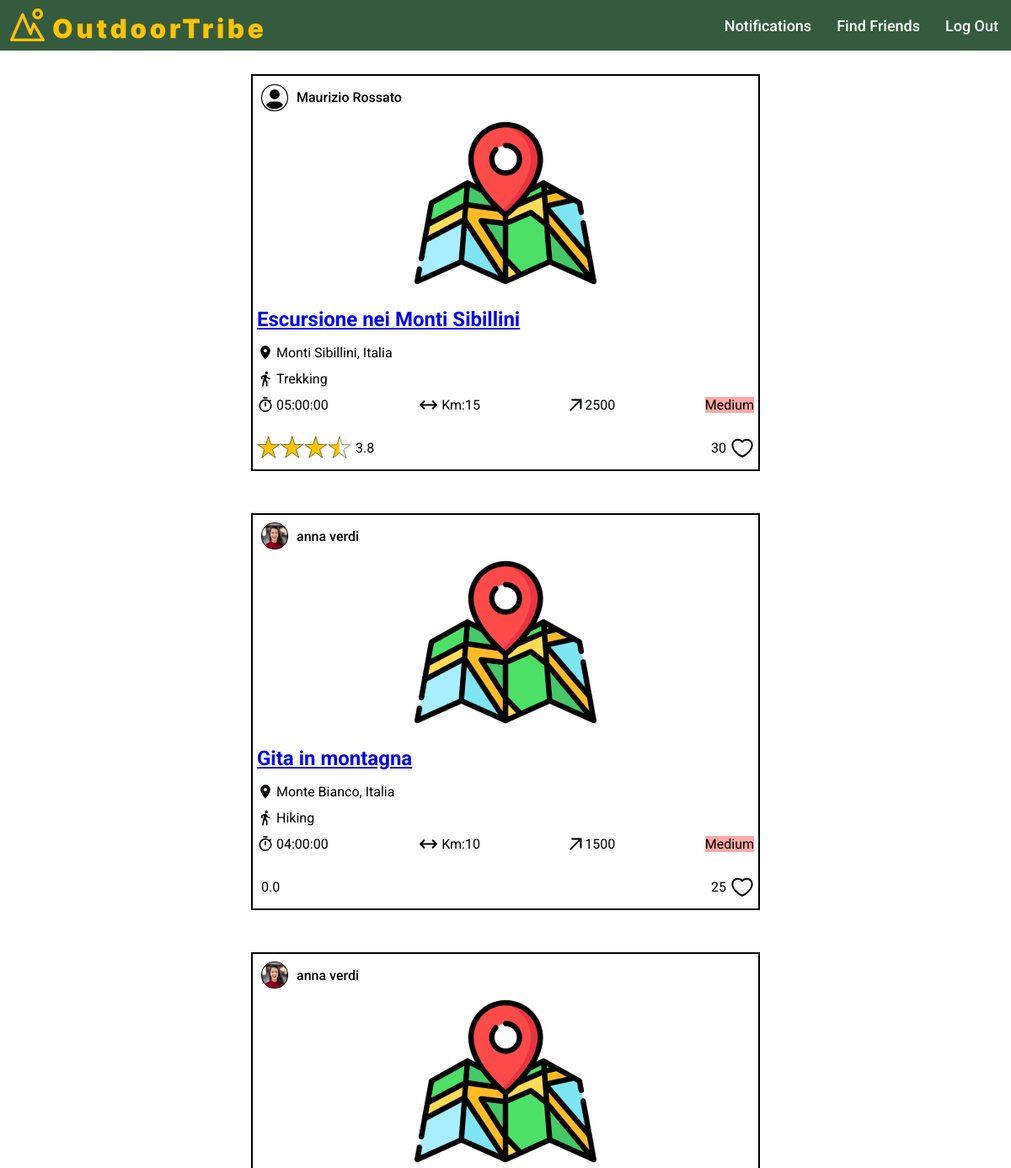
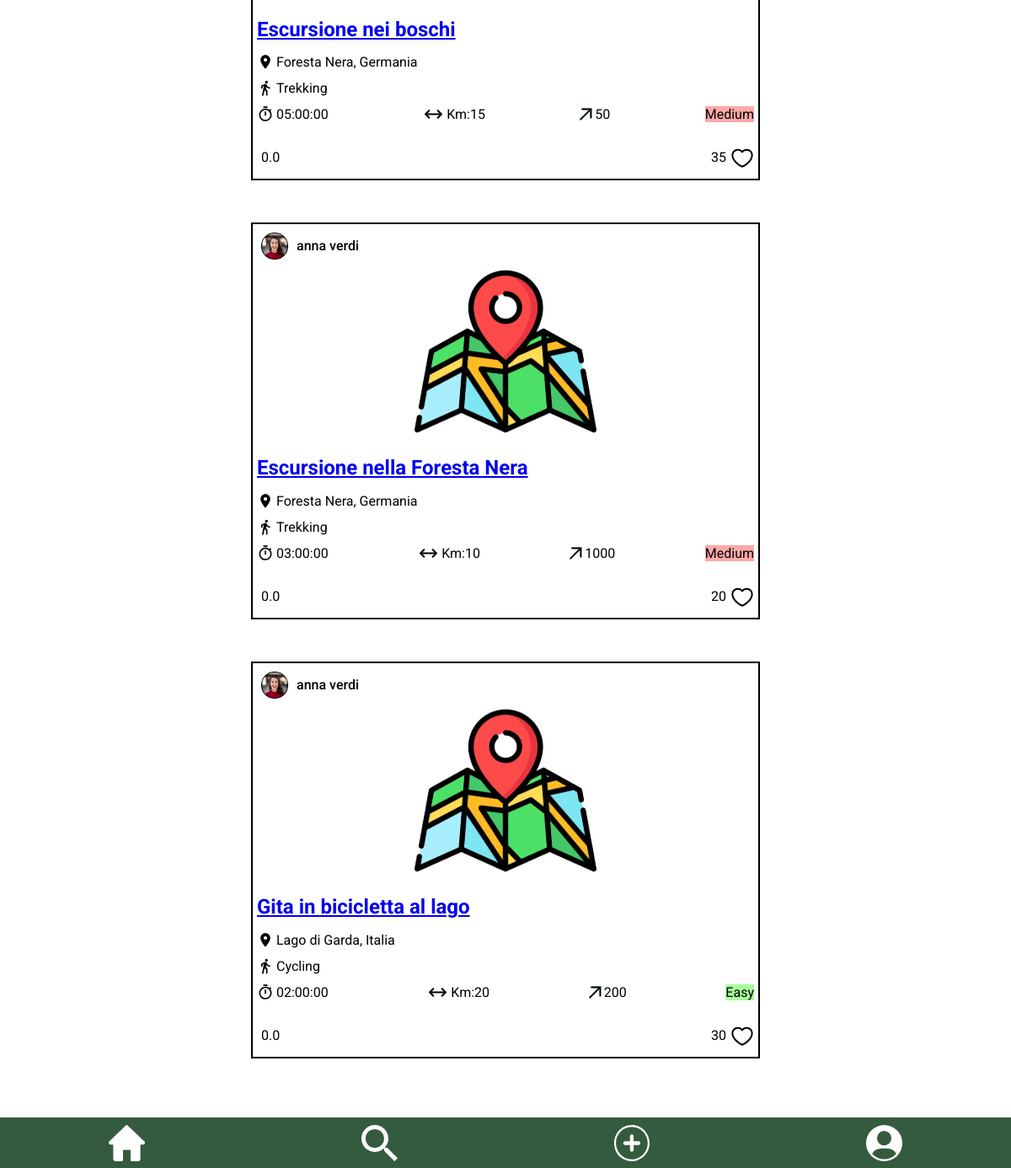
The app's page /public/homepage.php with its own data (2 pictures, top to bottom).
### tables this page shows
CREATE TABLE `post` (
  `id` int NOT NULL,
  `user_id` int NOT NULL,
  `title` varchar(255) NOT NULL,
  `location` varchar(100) NOT NULL,
  `activity` varchar(100) NOT NULL,
  `duration` time NOT NULL,
  `length` float NOT NULL,
  `max_altitude` float NOT NULL,
  `min_altitude` float NOT NULL,
  `max_ascent` float NOT NULL,
  `min_descent` float NOT NULL,
  `difficulty` varchar(6) NOT NULL,
  `likes` int DEFAULT NULL,
  `created_at` timestamp NOT NULL DEFAULT CURRENT_TIMESTAMP
);

CREATE TABLE `user` (
  `id` int NOT NULL,
  `name` varchar(100) NOT NULL,
  `surname` varchar(100) NOT NULL,
  `email` varchar(100) NOT NULL,
  `password` varchar(100) NOT NULL
);

CREATE TABLE `photo` (
  `id` int NOT NULL,
  `post_id` int DEFAULT NULL,
  `user_id` int DEFAULT NULL,
  `name` text NOT NULL
);

### templates/post/post.php (the view)
<div class="post-container">
  <div class="username-container">
    <img class="user-picture" src="<?php echo $profile_photo_url; ?>" alt="username-picture">
    <p class="username"><?php echo $username; ?></p>
  </div>
  <div class="photo-container">
    <div class="map">
      <img src="./../assets/icons/map.svg" alt="post-picture">
    </div>
  </div>
  <div class="info-container">
    <div class="title">
      <?php if (!$is_post_details) : ?>
        <h2><a href="post_details.php?id=<?php echo $post_id; ?>"><?php echo $title; ?></a></h2>
      <?php else : ?>
        <h2><?php echo $title; ?></h2>
      <?php endif; ?>
    </div>
    <div class="location">
      <img src="./../assets/icons/location.svg" alt="location-icon">
      <p><?php echo $location; ?></p>
    </div>
    <div class="activity">
      <img src="./../assets/icons/activity.svg" alt="activity-icon">
      <p><?php echo $activity; ?></p>
    </div>
    <div class="details-container">
      <div class="duration">
        <img src="./../assets/icons/time.svg" alt="duration-activity-icon">
        <p><?php echo $duration; ?></p>
      </div>
      <div class="length">
        <img src="./../assets/icons/length.svg" alt="length-activity-icon">
        <p>Km:<?php echo $length; ?></p>
      </div>
      <div class="altitude">
        <img src="./../assets/icons/altitude.svg" alt="altitude-activity-icon">
        <p><?php echo $altitude; ?></p>
      </div>
      <div class="difficulty-<?php echo strtolower($difficulty); ?>">
        <p><?php echo $difficulty; ?></p>
      </div>
    </div>
    <div class="rating-likes">
      <div class="rating">
        <?php for ($i = 0; $i < $full_stars; $i++) { ?>
          <img src="./../assets/icons/star.svg" alt="rating-icon">
        <?php
        }
        if ($half_star) {
        ?>
          <img src="./../assets/icons/half-star.svg" alt="rating-icon">
        <?php
        }
        ?>
        <p> <?php echo number_format($average_rating, 1); ?> </p>
      </div>
      <div class="likes">
        <p id="likes-<?php echo $post_id; ?>" data-post-id="<?php echo $post_id; ?>" class="likes-count"><?php echo $likes; ?></p>
        <div class="<?php echo $like_icon_class; ?>" data-post-id="<?php echo $post_id; ?>"></div>
      </div>
    </div>
  </div>
</div>

### public/homepage.php (shortened to what this page needs)
<?php
include("./../server/connection.php");
?>
<!DOCTYPE html>
<html lang="en">
<head>
  <link rel="stylesheet" href="./../templates/header/header.css">
  <link rel="stylesheet" href="./../templates/footer/footer.css">
  <link rel="stylesheet" href="./../templates/post/post.css">
  <link rel="stylesheet" href="./styles/homepage.css">
</head>
<body>
  <main>
    <?php
    $current_user_id = 5;
    $query_search = "SELECT post.*, user.name, user.surname,
                (SELECT COUNT(*) FROM likes WHERE post_id = post.id AND user_id = ?) AS user_liked
                FROM post
                INNER JOIN follow ON post.user_id = follow.followed_id
                INNER JOIN user ON post.user_id = user.id
                WHERE follow.follower_id = ?
                ORDER BY post.created_at DESC";
    $stmt = $conn->prepare($query_search);
    $stmt->bind_param("ii", $current_user_id, $current_user_id);
    $stmt->execute();
    $result_search = $stmt->get_result();
    if ($result_search->num_rows > 0) {
      while ($row = $result_search->fetch_assoc()) {
        $query_photo_profile = "SELECT name FROM photo WHERE user_id = $row[user_id] AND post_id IS NULL";
        $result_photo_profile = $conn->query($query_photo_profile);
        if ($result_photo_profile->num_rows > 0) {
          $photo_profile_row = $result_photo_profile->fetch_assoc();
          $profile_photo_url = "./../uploads/photos/profile/" . $photo_profile_row['name'];
        } else {
          $profile_photo_url = "./../assets/icons/profile.svg";
        }
        $post_id = $row['id'];
        $query_average_rating = "SELECT AVG(rating) AS average_rating FROM post_ratings WHERE post_id = ?";
        $stmt_avg_rating = $conn->prepare($query_average_rating);
        $stmt_avg_rating->bind_param("i", $post_id);
        $stmt_avg_rating->execute();
        $result_avg_rating = $stmt_avg_rating->get_result();
        $average_rating_row = $result_avg_rating->fetch_assoc();
        $average_rating = $average_rating_row['average_rating'];
        if ($average_rating === null) {
          $average_rating = 0;
        }
        $full_stars = floor($average_rating);
        $half_star = round($average_rating - $full_stars);
        $username = $row['name'] . ' ' . $row['surname'];
        $title = $row['title'];
        $location = $row['location'];
        $activity = $row['activity'];
        $duration = $row['duration'];
        $length = $row['length'];
        $altitude = $row['max_altitude'];
        $difficulty = $row['difficulty'];
        $likes = $row['likes'];
        $is_post_details = false;
        $like_icon_class = $row['user_liked'] ? 'like-icon liked' : 'like-icon';
        include('./../templates/post/post.php');
      }
    } else {
      echo "Nessun post disponibile";
    }
    ?>
  </main>
</body>
</html>

### templates/header/header.css (style rules this page uses)
header { font-family: "Roboto", sans-serif; height: 60px; display: flex; flex-direction: row; background-color: #355B3E; align-items:center; max-width: 2000px; margin: auto; position: fixed; top: 0; left: 0; right: 0; }
.left-section { flex: 1; display: flex; }
.right-section { display: flex; align-items: center; }
.logo { margin-left: 10px; height: 45px; }
.menu { position: absolute; top: 65px; right: 0px; width: 130px; background-color: #355B3E; color: #ffffff; padding: 20px; align-items: center; }
.menu a { color: #ffffff; font-weight: 500; font-size: 18px; text-decoration: none; padding: 0 15px; }
@media screen and (min-width: 769px) { .menu { position: static; width: auto; background-color: transparent; color: inherit; padding: 0; display: flex; flex-direction: row; } }

### templates/footer/footer.css (style rules this page uses)
.footer-nav { height: 60px; display: flex; flex-direction: row; background-color: #355B3E; align-items:center; max-width: 2000px; margin: auto; justify-content:space-around; position: fixed; bottom: 0; left: 0; right: 0; }
.footer-nav img { height: 43px; margin-top: 5px; }

### templates/post/post.css (style rules this page uses)
.post-container { display: flex; flex-direction: column; justify-content: center; margin-top: 50px; margin-bottom: 30px; border: 2px solid black; min-width: 400px; }
.username-container { margin-left: 10px; display: flex; align-items: center; }
.user-picture { height: 30px; width: 30px; background-color: black; border: 1.2px solid black; border-radius: 15px; }
.username { margin-left: 10px; font-weight: 500; }
.photo-container { display: flex; justify-content: center; }
.map img { max-height: 200px; }
.title h2 { color: #355B3E; }
.location, .activity, .duration, .length, .altitude, .details-container, .rating-likes, .rating, .likes { display: flex; }
.likes { align-items: center; cursor: pointer; }
.rating { align-items: center; }
.likes p { margin: 0 5px; }
.like-icon { width: 28px; height: 28px; background-image: url('./../../assets/icons/like.svg'); background-repeat: no-repeat; }
.location, .activity, .details-container { margin-top: -20px; }
.rating-likes img { height: 28px; }
.rating p { margin-left: 5px; }
.details-container, .rating-likes { justify-content: space-between; }
.location img, .activity img, .duration img { min-height: 20px; margin-right: 3px; }
.length img { min-width: 25px; margin-right: 3px; }
.altitude img { min-width: 15px; margin-right: 3px; }
.info-container { margin: 0 5px; }
.difficulty-easy p { background-color: #A6FF98; }
.difficulty-medium p { background-color: #FFA8A8; }
@media screen and (min-width: 900px) { .post-container { min-width: 600px; } }

### public/styles/homepage.css (style rules this page uses)
body { display: flex; justify-content: center; font-family: "Roboto", sans-serif; margin-bottom: 100px; }
main { margin-top: 30px; }
.post-container { display: flex; flex-direction: column; justify-content: center; margin-top: 50px; margin-bottom: 30px; border: 2px solid black; min-width: 400px; }
.username-container { margin-left: 10px; display: flex; align-items: center; }
.user-picture { height: 30px; width: 30px; background-color: black; border: 1.2px solid black; border-radius: 15px; }
.username { margin-left: 10px; font-weight: 500; }
.photo-container { display: flex; justify-content: center; }
.map img { max-height: 200px; }
.location, .activity, .duration, .length, .altitude, .details-countainer, .rating-likes { display: flex; }
.location, .activity, .details-countainer { margin-top: -20px; }
.rating-likes img { min-height: 28px; }
.details-countainer, .rating-likes { justify-content: space-between; }
.location img, .activity img, .duration img { min-height: 20px; margin-right: 3px; }
.length img { min-width: 25px; margin-right: 3px; }
.altitude img { min-width: 15px; margin-right: 3px; }
.info-container { margin: 0 5px; }
.difficulty-easy p { background-color: #A6FF98; }
.difficulty-medium p { background-color: #FFA8A8; }
@media screen and (min-width: 900px) { .post-container { min-width: 600px; } }

### records on screen
post: shows a picture, user.surname "Maurizio Rossato", title "Escursione nei Monti Sibillini", location "Monti Sibillini, Italia", activity "Trekking", duration "05:00:00", length "15", max_altitude "2500", difficulty "Medium", average_rating "3.8", likes "30"
post: photo.name (picture), user.surname "anna verdi", title "Gita in montagna", location "Monte Bianco, Italia", activity "Hiking", duration "04:00:00", length "10", max_altitude "1500", difficulty "Medium", average_rating "0.0", likes "25"
post: photo.name (picture), user.surname "anna verdi", title "Escursione nei boschi", location "Foresta Nera, Germania", activity "Trekking", duration "05:00:00", length "15", max_altitude "50", difficulty "Medium", average_rating "0.0", likes "35"
post: photo.name (picture), user.surname "anna verdi", title "Escursione nella Foresta Nera", location "Foresta Nera, Germania", activity "Trekking", duration "03:00:00", length "10", max_altitude "1000", difficulty "Medium", average_rating "0.0", likes "20"
post: photo.name (picture), user.surname "anna verdi", title "Gita in bicicletta al lago", location "Lago di Garda, Italia", activity "Cycling", duration "02:00:00", length "20", max_altitude "200", difficulty "Easy", average_rating "0.0", likes "30"
